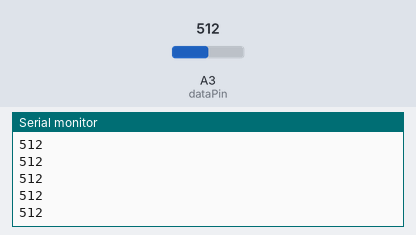
The sketch below on a simulated Arduino Uno, built with avr-gcc and run on an emulated ATmega328P. Parts: the last lines printed to the serial monitor. The test bench sets the inputs (shaded band); at power-on: A3 (dataPin) = 512.

Above: at 1.2 s.
1.3 s: A3 (dataPin) set to 716
At 1.56 s:
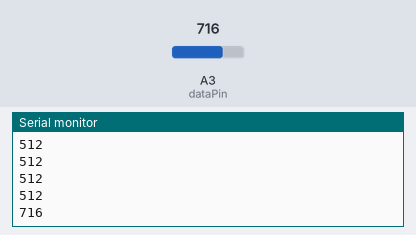
2.8 s: A3 (dataPin) set to 900
At 2.96 s:
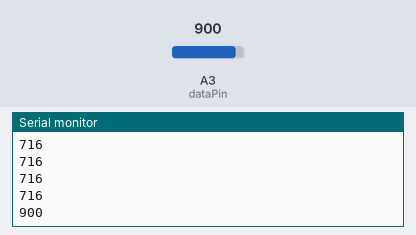
Timing chart, 0 to 5.8 s (numbered marks = the images above; inputs shaded):
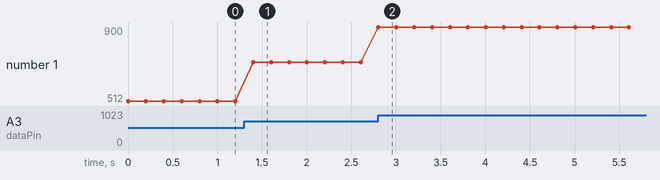

Measured:
- after the input at 1.3 s, the serial monitor: prints a new line after 0.10 s (image 1)
- after the input at 2.8 s, the serial monitor: prints a new line at once (image 2)
- plotted number 1: 512 → 716 after the input at 1.3 s, 716 → 900 after the input at 2.8 s

The sketch:

PressureSensor.ino
```cpp
int dataPin = A3;
int data;

void setup() {
  // put your setup code here, to run once:
  Serial.begin(9600);
  pinMode(dataPin, INPUT);
}

void loop() {
  // put your main code here, to run repeatedly:
  data = analogRead(dataPin);
  Serial.println(data);
  delay(200);
}
```
